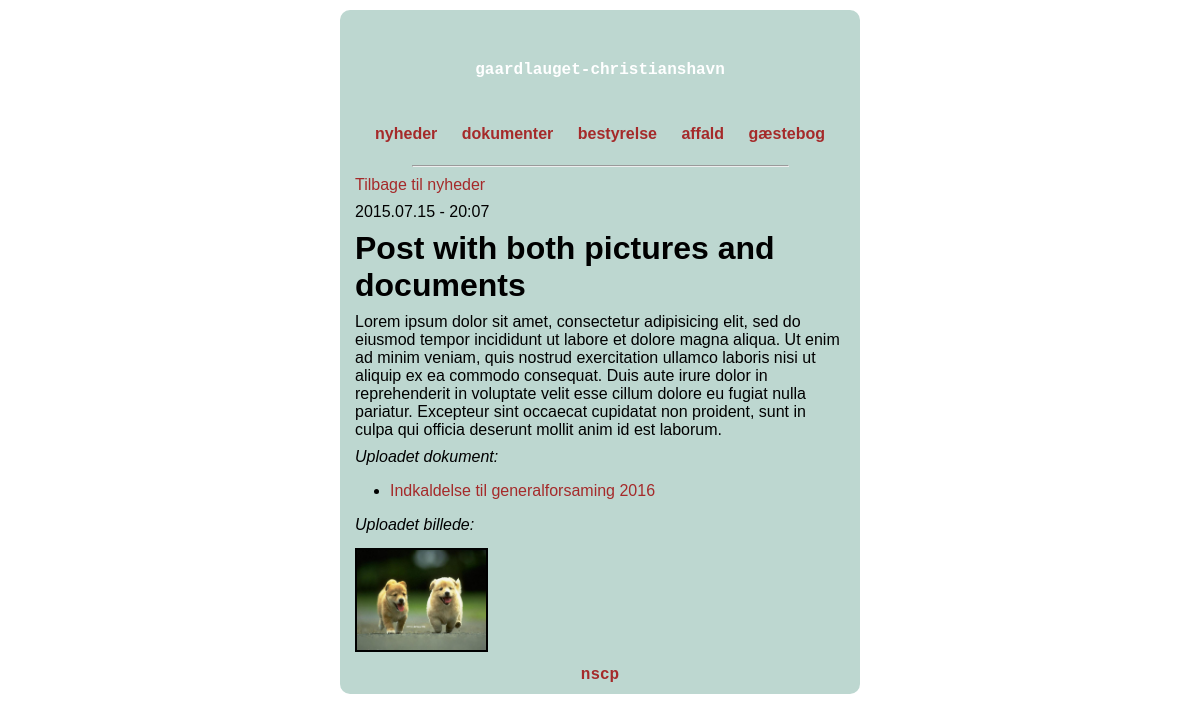
/blog/5/, run on the app's committed database.
### blog/models.py (models this page shows, shortened)
class Post(models.Model):
    title = models.CharField(max_length=100)
    body = models.TextField()
    posted = models.DateTimeField()
    class Meta:
        ordering = ['-posted']

class Image(models.Model):
    image = models.ImageField(upload_to='')
    post = models.ForeignKey(Post)

### uploader/models.py (models this page shows, shortened)
class Uploader(models.Model):
    file_name = models.CharField(max_length=100)
    category = models.CharField(max_length=200, choices=UPLOAD_PATH_CHOICES, default='media')
    upload_date = models.DateTimeField()
    doc = models.FileField(upload_to=get_upload_path)
    post = models.ForeignKey(Post, blank=True, null=True)
    class Meta:
        ordering = ['-upload_date']

### blog/views.py (the view)
# urls.py: url(r'^([0-9]+)/$', views.post_detail, name='detail'),
def post_detail(request, post_id):
	post = Post.objects.get(pk=post_id)
	try:
		images = Image.objects.filter(post=post)
	except Image.DoesNotExist:
		images = None
	try:
		documents = Uploader.objects.filter(post=post)
	except Uploader.DoesNotExist:
		documents = None
	context = {
		'post': post,
		'images':images,
		'documents':documents,
	}
	return render(request, 'post_detail.html', context)

### templates/post_detail.html
{% extends "base_site.html" %}
{% block body %}
<p><a href="{% url 'news' %}">Tilbage til nyheder</a></p>
<p>{{ post.posted|date:"Y.m.d - G:m" }}</p>
<h1>{{ post.title }}</h1>
<p>{{ post.body }}</p>
{% if documents %}
    {% if documents > 1 %}
        <p class="italic">Uploadede dokumenter:</p>
    {% else %}
        <p class="italic">Uploadet dokument:</p>
    {% endif %}
    <ul>
        {% for document in documents %}
        <li>
            <a href="{{ MEDIA_URL }}{{ document.doc.url }}">{{ document.file_name }}</a>
        </li>
        {% endfor %}
    </ul>
{% endif %}
{% if images %}
{% if images > 1 %}
    <p class="italic">Uploadede billeder:</p>
{% else %}
    <p class="italic">Uploadet billede:</p>
{% endif %}
{% for image in images %}
<a href="{{ MEDIA_URL }}{{ image.image.url }}"><img src="{{ MEDIA_URL }}{{ image.image.url }}" class="image_thumbnail"></a>
{% endfor %}
{% endif %}
{% endblock %}

### static/style2.css (style rules this page uses)
body { background-color: white; font-family: Helvetica, sans-serif; margin: 10px 10px 10px 10px; padding: 0px; }
p { margin: 9px 5px 5px 5px; }
p.italic { font-style: italic; }
img { margin: 9px 5px 5px 5px; }
h1, h2, h3 { margin: 9px 5px 5px 5px; }
a:link { color: brown; text-decoration:none; }
img.image_thumbnail { border: 2px solid black; height: 100px; width: auto; }

### data on the page
Post: posted "2015.07.15 - 20:07", title "Post with both pictures and documents", body "Lorem ipsum dolor sit amet, consectetur adipisicing elit, sed do eiusmod tempor incididunt ut labore et dolore magna aliqua. Ut enim ad minim veniam, quis nostrud exercitation ullamco laboris nisi ut aliquip ex ea commodo consequat. Duis aute irure dolor in reprehenderit in voluptate velit esse cillum dolore eu fugiat nulla pariatur. Excepteur sint occaecat cupidatat non proident, sunt in culpa qui officia deserunt mollit anim id est laborum."
Uploader: file_name "Indkaldelse til generalforsaming 2016"
Image: image (picture)
